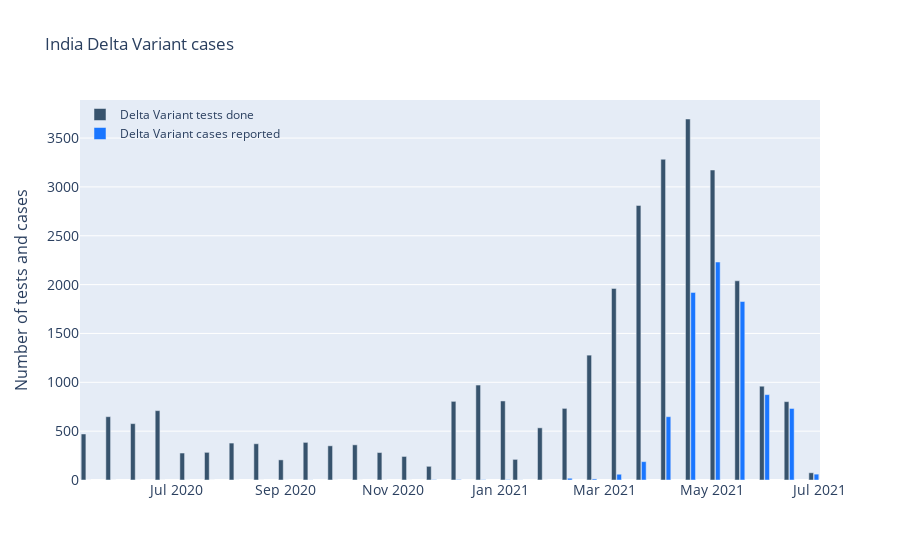

Source (notebook cell):
### Code cell
fig = go.Figure()
fig.add_trace(go.Bar(x=Indiafinal['date'],
                y=Indiafinal['2_weeks_Delta_tests'],
                name='Delta Variant tests done',
                marker_color='rgb(55, 83, 109)'
                ))
fig.add_trace(go.Bar(x=Indiafinal['date'],
                y=Indiafinal['2_weeks_Delta_cases'],
                name='Delta Variant cases reported',
                marker_color='rgb(26, 118, 255)'
                ))

fig.update_layout(
    title='India Delta Variant cases',
    xaxis_tickfont_size=14,
    yaxis=dict(
        title='Number of tests and cases',
        titlefont_size=16,
        tickfont_size=14,
    ),
    legend=dict(
        x=0,
        y=1.0,
        bgcolor='rgba(255, 255, 255, 0)',
        bordercolor='rgba(255, 255, 255, 0)'
    ),
    barmode='group',
    bargap=0.15, # gap between bars of adjacent location coordinates.
    bargroupgap=0.1 # gap between bars of the same location coordinate.
)
fig.show()

### Figure 1 — Plotly figure (JSON) as saved in the notebook; plotly's stock layout.template omitted (floating-point values rounded to 4 significant figures)
{"data": [{"marker": {"color": "rgb(55, 83, 109)"}, "name": "Delta Variant tests done", "type": "bar", "x": ["2020-05-11T00:00:00", "2020-05-25T00:00:00", "2020-06-08T00:00:00", "2020-06-22T00:00:00", "2020-07-06T00:00:00", "2020-07-20T00:00:00", "2020-08-03T00:00:00", "2020-08-17T00:00:00", "2020-08-31T00:00:00", "2020-09-14T00:00:00", "2020-09-28T00:00:00", "2020-10-12T00:00:00", "2020-10-26T00:00:00", "2020-11-09T00:00:00", "2020-11-23T00:00:00", "2020-12-07T00:00:00", "2020-12-21T00:00:00", "2021-01-04T00:00:00", "2021-01-11T00:00:00", "2021-01-25T00:00:00", "2021-02-08T00:00:00", "2021-02-22T00:00:00", "2021-03-08T00:00:00", "2021-03-22T00:00:00", "2021-04-05T00:00:00", "2021-04-19T00:00:00", "2021-05-03T00:00:00", "2021-05-17T00:00:00", "2021-05-31T00:00:00", "2021-06-14T00:00:00", "2021-06-28T00:00:00"], "y": [471, 648, 577, 710, 276, 283, 378, 371, 206, 385, 350, 360, 281, 241, 140, 805, 972, 809, 211, 534, 733, 1278, 1961, 2810, 3283, 3695, 3173, 2039, 960, 802, 74]}, {"marker": {"color": "rgb(26, 118, 255)"}, "name": "Delta Variant cases reported", "type": "bar", "x": ["2020-05-11T00:00:00", "2020-05-25T00:00:00", "2020-06-08T00:00:00", "2020-06-22T00:00:00", "2020-07-06T00:00:00", "2020-07-20T00:00:00", "2020-08-03T00:00:00", "2020-08-17T00:00:00", "2020-08-31T00:00:00", "2020-09-14T00:00:00", "2020-09-28T00:00:00", "2020-10-12T00:00:00", "2020-10-26T00:00:00", "2020-11-09T00:00:00", "2020-11-23T00:00:00", "2020-12-07T00:00:00", "2020-12-21T00:00:00", "2021-01-04T00:00:00", "2021-01-11T00:00:00", "2021-01-25T00:00:00", "2021-02-08T00:00:00", "2021-02-22T00:00:00", "2021-03-08T00:00:00", "2021-03-22T00:00:00", "2021-04-05T00:00:00", "2021-04-19T00:00:00", "2021-05-03T00:00:00", "2021-05-17T00:00:00", "2021-05-31T00:00:00", "2021-06-14T00:00:00", "2021-06-28T00:00:00"], "y": [0, 0, 0, 0, 0, 0, 0, 0, 0, 1, 0, 0, 0, 0, 3, 5, 3, 4, 1, 0, 18, 11, 59, 188, 648, 1920, 2231, 1827, 874, 732, 60]}], "layout": {"bargap": 0.15, "bargroupgap": 0.1, "barmode": "group", "legend": {"bgcolor": "rgba(255, 255, 255, 0)", "bordercolor": "rgba(255, 255, 255, 0)", "x": 0, "y": 1}, "title": {"text": "India Delta Variant cases"}, "xaxis": {"tickfont": {"size": 14}}, "yaxis": {"tickfont": {"size": 14}, "title": {"font": {"size": 16}, "text": "Number of tests and cases"}}}}
